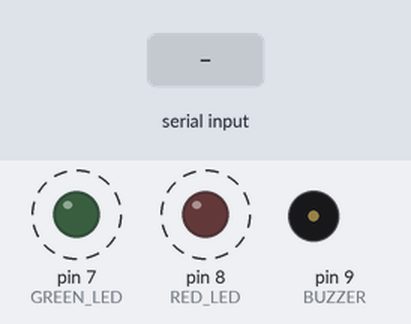
Bench run of a sketch on a simulated Arduino Uno, built with avr-gcc and run on an emulated ATmega328P. Shown: output pins drawn as LEDs (lit = HIGH), buzzer (waves = sounding, pin HIGH). Dashed ring = blinking. The inputs (shaded band) are chosen by the test bench.

Above: at 0.87 s.
1.3 s: "ALARM\n" received over Serial
At 2.5 s:
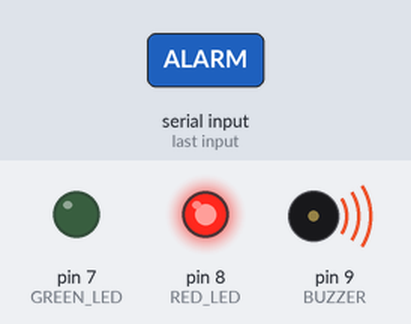
At 3.62 s:
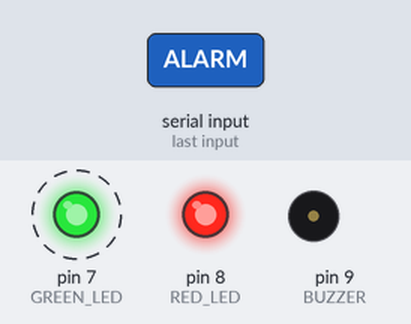
4.3 s: "OK\n" received over Serial
At 4.7 s:
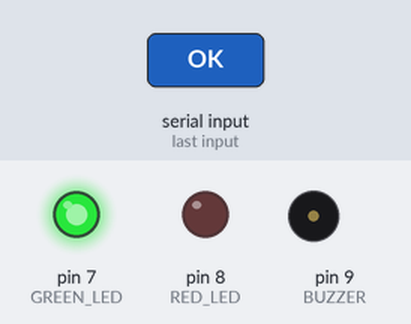
7.3 s: "1\n" received over Serial
10.3 s: "0\n" received over Serial
Timing chart, 0 to 14.3 s (numbered marks = the images above; inputs shaded):
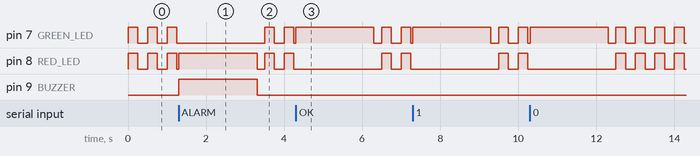

The sketch:

drowsiness.ino
```cpp
// vigia drowsy: alarm board for the eyes-closed demo.
// NOT compiled or tested on a board (no Arduino was available). Not a certified safety device.
//
// Serial, 9600 baud, one line per message from the computer:
//   OK     green LED on, red LED and buzzer off
//   ALARM  red LED and buzzer on, green LED off
//   HB     heartbeat, sent every 0.5 s (the computer repeats the state after it)
// No line for 2 s: both LEDs blink and the buzzer stays off, so the driver knows nothing is watching.

const int GREEN_LED = 7;
const int RED_LED = 8;
const int BUZZER = 9;          // active buzzer: HIGH = sound
const unsigned long LINK_TIMEOUT_MS = 2000;
const unsigned long BLINK_MS = 250;

char line[16];
byte len = 0;
bool alarm = false;
unsigned long lastLine = 0;
bool everHeard = false;

void show(bool green, bool red, bool buzz) {
  digitalWrite(GREEN_LED, green ? HIGH : LOW);
  digitalWrite(RED_LED, red ? HIGH : LOW);
  digitalWrite(BUZZER, buzz ? HIGH : LOW);
}

void handle(const char *msg) {
  lastLine = millis();
  everHeard = true;
  if (strcmp(msg, "ALARM") == 0) alarm = true;
  else if (strcmp(msg, "OK") == 0) alarm = false;
  // "HB" (or anything else) only proves the link is alive
}

void setup() {
  pinMode(GREEN_LED, OUTPUT);
  pinMode(RED_LED, OUTPUT);
  pinMode(BUZZER, OUTPUT);
  show(false, false, false);
  Serial.begin(9600);
}

void loop() {
  while (Serial.available() > 0) {
    char c = Serial.read();
    if (c == '\r') continue;
    if (c == '\n') {
      line[len] = '\0';
      handle(line);
      len = 0;
    } else if (len < sizeof(line) - 1) {
      line[len++] = c;
    } else {
      len = 0;  // overlong garbage: drop it
    }
  }

  // unsigned subtraction stays correct when millis() wraps after ~49 days
  if (!everHeard || millis() - lastLine > LINK_TIMEOUT_MS) {
    bool on = (millis() / BLINK_MS) % 2 == 0;
    show(on, on, false);  // link lost: never sound the buzzer on a guess
  } else {
    show(!alarm, alarm, alarm);
  }
}
```

Measured:
- after the input at 1.3 s, pin 9 (BUZZER): LOW → HIGH at once, → LOW 2.0 s later
- by itself, pin 8 (RED_LED): alternates HIGH for 0.25 s and LOW for 0.25 s
